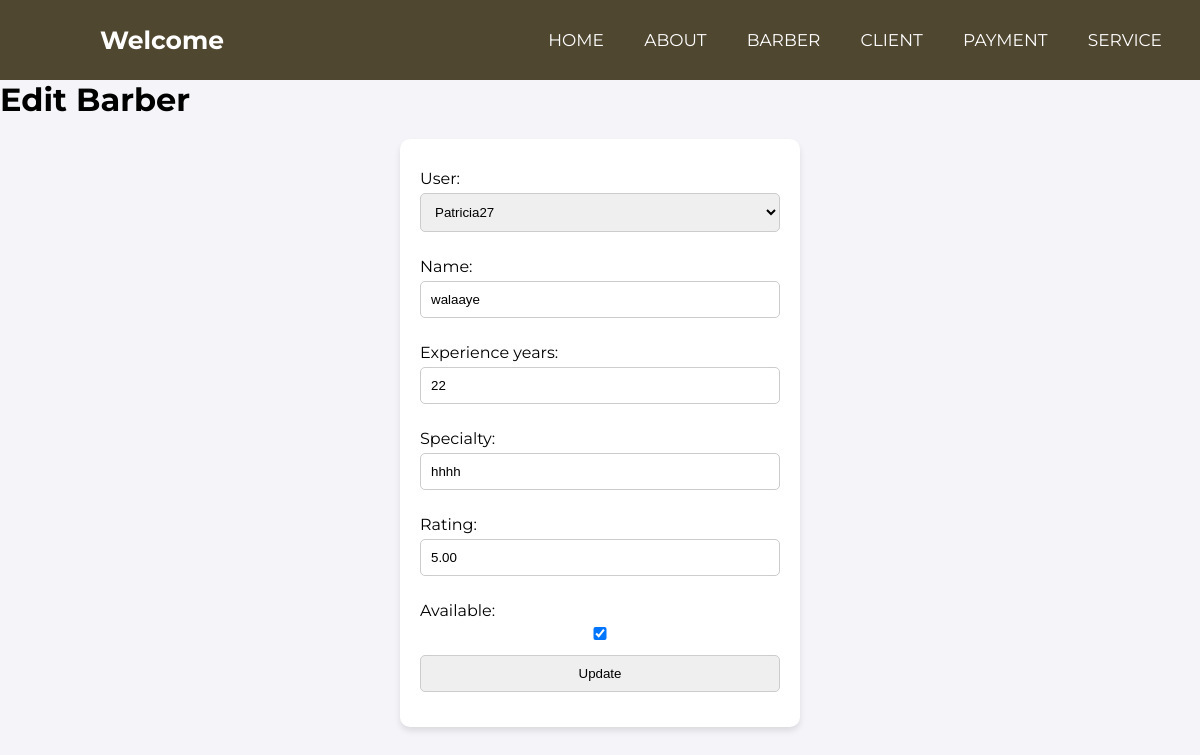
The page /barber/4/edit on the database its author committed.
### app/models.py (models this page shows, shortened)
class Barber(models.Model):
    user = models.OneToOneField(User, on_delete=models.CASCADE, related_name="barber_profile")
    name = models.CharField(max_length=100)
    experience_years = models.IntegerField()
    specialty = models.CharField(max_length=255, blank=True, null=True)
    rating = models.DecimalField(max_digits=3, decimal_places=2, default=0.0)
    available = models.BooleanField(default=True)

### app/views.py (the view)
# urls.py: path('barber/<int:pk>/edit', BarberUpdateView.as_view(), name='barber_update'),
class BarberUpdateView(UpdateView):
    model = Barber
    fields = ['user', 'name', 'experience_years', 'specialty', 'rating', 'available']
    template_name = 'app/barber_update.html'

### app/Templates/app/barber_update.html (shortened to what this page needs)
{% extends 'app/Admin/Admin.html' %}
{% load static %}
{% block content %}
    <h1> Edit Barber</h1>
    <form action="{% url 'barber_update' object.pk %}" method="post">
        {{form.as_p}}
        <input type="submit" value="Update">
    </form>
{% endblock content %}

### static/css/base.css (style rules this page uses)
body { margin: 0; font-family: Arial, sans-serif; background-color: #f4f4f9; }
form { max-width: 400px; margin: 20px auto; padding: 20px; background: white; border-radius: 10px; box-shadow: 0 4px 6px rgba(0, 0, 0, 0.1); }
form label { display: block; margin: 10px 0 5px; }
form input, form select, form button { width: 100%; padding: 10px; margin-bottom: 15px; border: 1px solid #ccc; border-radius: 5px; }

### static/css/navbar.css (style rules this page uses)
* { padding: 0; margin: 0; text-decoration: none; list-style: none; box-sizing: border-box; }
body { font-family: "Montserrat", sans-serif; }

### rows shown on the page
Barber: user "Patricia27", name "walaaye", experience_years "22", specialty "hhhh", rating "5.00", available "☑"
